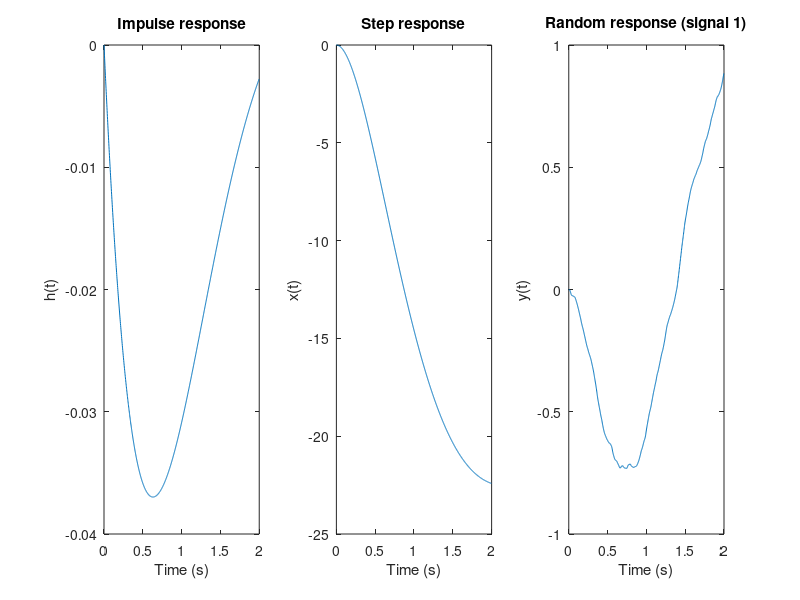
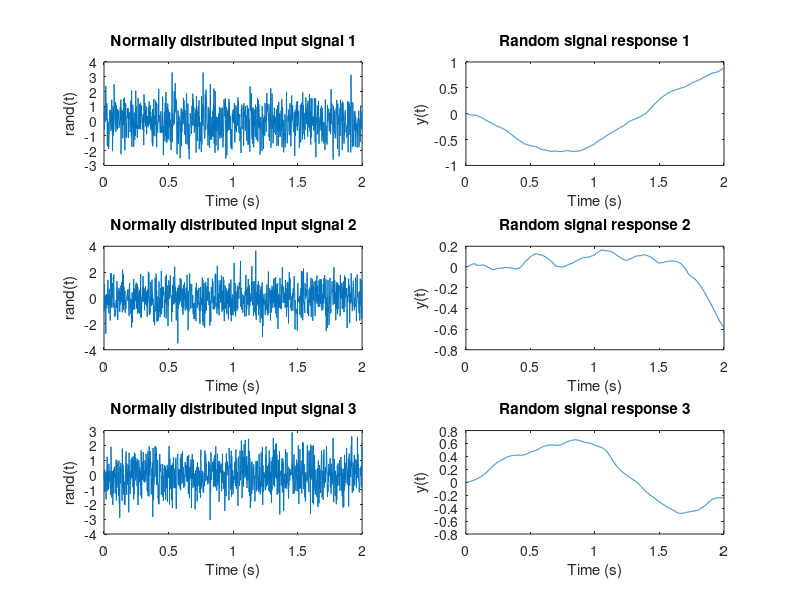

Recreate these plots in MATLAB, in order.
% Exercise 2.40
%% Generate impulse response and input signals
clear all; close all;
fs = 500; % Sample frequency
tau = 1; % Time constant
damp = 0.1; % damping factor
fn = 2; % undamped natural frequency
N = 1000; % number of points
t = (0:N-1)/fs; % Time vector [0,2]s

% Impulse response
term1 = damp/(sqrt(1 - damp*2));
term1 = term1.*exp(-damp*2*pi*fn*t);
term2 = sin(2*pi*fn*sqrt(1 - damp*2*t));
h = term1.*term2;
clear term1 term2;
% Input signals
stepin = ones(1,N); % generate step stimulus
randin = zeros(3,N); % pre-allocating memory
for i = 1:3
    randin(i, :) = randn(N,1);
end
%% Generate outputs and plot signals
stepout = conv(h, stepin);
randout = zeros(3,2*N-1); % pre-allocating memory 
for i = 1:3
    randout(i, :) = conv(h, randin(i, 1:N));
end
subplot(1,3,1);
    plot(t,h); % Plot impulse response
    title ('Impulse response');
    xlabel('Time (s)');
    ylabel('h(t)');
subplot(1,3,2);
    plot(t, stepout(1:N)); % Plot 1000 points of the step response 
    title ('Step response');
    xlabel('Time (s)');
    ylabel('x(t)');
subplot(1,3,3);
    plot(t, randout(1, 1:N)); % Plot 1000 points of the step response 
    title ('Random response (signal 1)');
    xlabel('Time (s)');
    ylabel('y(t)');
%% Generate another plot for 3 different random input analysis
figure
for i = 1:3
    subplot(3,2,2*i-1);
        plot(t, randin(i, 1:N)); % Plot 1000 points of the step response 
        title (sprintf('Normally distributed input signal %d', i));
        xlabel('Time (s)');
        ylabel('rand(t)');
end
for i = 1:3
    subplot(3,2,2*i);
        plot(t, randout(i, 1:N)); % Plot 1000 points of the step response 
        title (sprintf('Random signal response %d', i));
        xlabel('Time (s)');
        ylabel('y(t)');
end